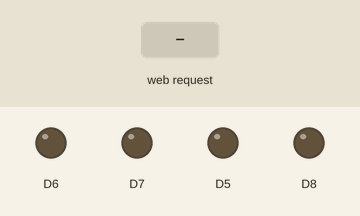
A sketch run on a simulated ESP8266 (NodeMCU). Parts: output pins drawn as LEDs (lit = HIGH). The test bench sets the inputs (shaded band). WiFi joins after 1.5 s; servers stay silent unless stated; what the sketch prints to the serial monitor is not drawn.

Above: at 2.7 s.
2.8 s: HTTP request GET /ROBOT=FORWARD received
At 3.3 s:
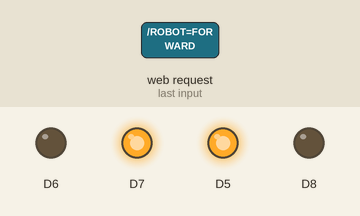
4.3 s: HTTP request GET /ROBOT=BACKWARD received
At 5.5 s:
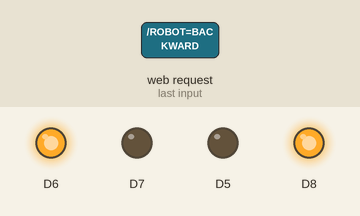
5.8 s: HTTP request GET /ROBOT=LEFT received
At 6.8 s:
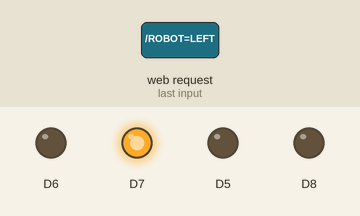
7.3 s: HTTP request GET /ROBOT=RIGHT received
At 7.9 s:
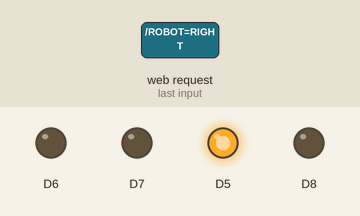
Timing chart, 0 to 9.8 s (numbered marks = the images above; inputs shaded):
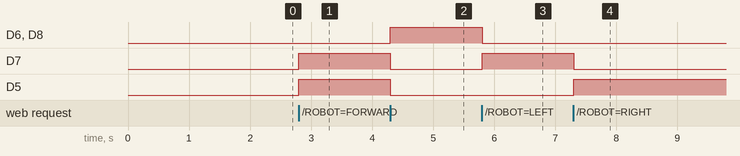

Measured:
- after the input at 2.8 s, D7, D5: LOW → HIGH at once
- after the input at 4.3 s, D6, D8: LOW → HIGH at once; D7, D5: HIGH → LOW at once
- after the input at 5.8 s, D6, D8: HIGH → LOW at once; D7: LOW → HIGH at once
- after the input at 7.3 s, D7: HIGH → LOW at once; D5: LOW → HIGH at once

The sketch:

WIFIROBOT_F.ino
```cpp
#include <ESP8266WiFi.h>

const char* ssid = "XT1562 9667";
const char* password = "password";

WiFiServer server(80);

void setup() {
  Serial.begin(115200);
  delay(10);

  pinMode(D5, OUTPUT);
  pinMode(D6, OUTPUT);
  pinMode(D7, OUTPUT);
  pinMode(D8, OUTPUT);
  digitalWrite(D5, LOW);// at start turn off the GPIO
  digitalWrite(D6, LOW);// at start turn off the GPIO
  digitalWrite(D7, LOW);// at start turn off the GPIO
  digitalWrite(D8, LOW);// at start turn off the GPIO

  // Connect to WiFi network
  Serial.println();
  Serial.println();
  Serial.print("Connecting to ");
  Serial.println(ssid);

  WiFi.begin(ssid, password);

  while (WiFi.status() != WL_CONNECTED) {
    delay(500);
    Serial.print(".");
  }
  Serial.println("");
  Serial.println("WiFi connected");

  // Start the server
  server.begin();
  Serial.println("Server started");

  // Print the IP address
  Serial.print("Use this URL to connect: ");
  Serial.print("http://");
  Serial.print(WiFi.localIP());
  Serial.println("/");

}

void loop() {
  // Check if a client has connected
  WiFiClient client = server.available();
  if (!client) {
    return;
  }

  // Wait until the client sends some data
  Serial.println("new client");
  while(!client.available()){
    delay(1);
  }

  // Read the first line of the request
  String request = client.readStringUntil('\r');
  Serial.println(request);
  client.flush();

  // Match the request


    if (request.indexOf("/ROBOT=FORWARD") != -1) { //checks if you clicked FORWARD
        digitalWrite(D5, HIGH);
      digitalWrite(D6, LOW);
      digitalWrite(D7, HIGH);
      digitalWrite(D8, LOW);
      //Serial.println("You clicked FORWARD");
    }


  if (request.indexOf("/ROBOT=BACKWARD") != -1) { //checks if you clicked BACKWARD
       digitalWrite(D5, LOW);
      digitalWrite(D6, HIGH);
      digitalWrite(D7, LOW);
      digitalWrite(D8, HIGH);

     // Serial.println("You clicked BACKWARD");

  }


    if (request.indexOf("/ROBOT=LEFT") != -1) { //checks if you clicked LEFT
       digitalWrite(D5, LOW);
      digitalWrite(D6, LOW);
      digitalWrite(D7, HIGH);
      digitalWrite(D8, LOW);
      //Serial.println("You clicked LEFT");
      }


    if (request.indexOf("/ROBOT=RIGHT") != -1) { //checks if you clicked RIGHT
        digitalWrite(D5, HIGH);
      digitalWrite(D6, LOW);
      digitalWrite(D7, LOW);
      digitalWrite(D8, LOW);
      //Serial.println("You clicked RIGHT");
      }


    if (request.indexOf("/ROBOT=STOP") != -1) { //checks if you clicked STOP
        digitalWrite(D5, LOW);
      digitalWrite(D6, LOW);
      digitalWrite(D7, LOW);
      digitalWrite(D8, LOW);
      //Serial.println("You clicked STOP");

  }

// Set ledPin according to the request
//digitalWrite(ledPin, value);


  // Return the response
  client.println("HTTP/1.1 200 OK");
  client.println("Content-Type: text/html");
  client.println(""); //  do not forget this one
  client.println("<!DOCTYPE HTML>");
  client.println("<html>");

  //client.print("ROBOT IS NOW: ");

  /*if(value == HIGH) {
    client.print("On");
  } else {
    client.print("Off");*/

  client.println("<br><br>");
  client.println("Click <a href=\"/ROBOT=FORWARD\">here</a> to move the ROBOT FORWARD<br>");
  client.println("Click <a href=\"/ROBOT=BACKWRD\">here</a> to move the ROBOT BACKWARD<br>");
  client.println("Click <a href=\"/ROBOT=LEFT\">here</a> to move the ROBOT LEFT<br>");
  client.println("Click <a href=\"/ROBOT=RIGHT\">here</a> to move the ROBOT RIGHT<br>");
  client.println("Click <a href=\"/ROBOT=STOP\">here</a> to move the ROBOT STOP<br>");
  client.println("</html>");

  delay(1);
  Serial.println("Client disonnected");
  Serial.println("");


    }
```
